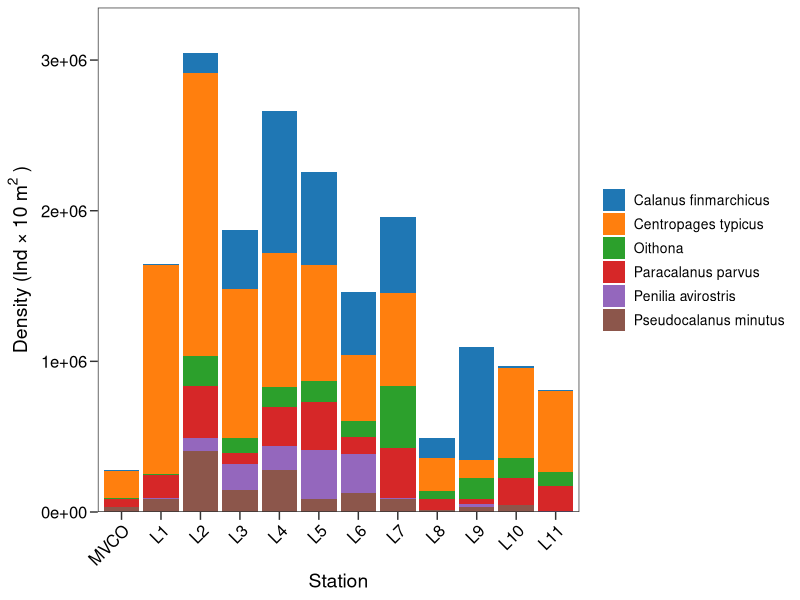
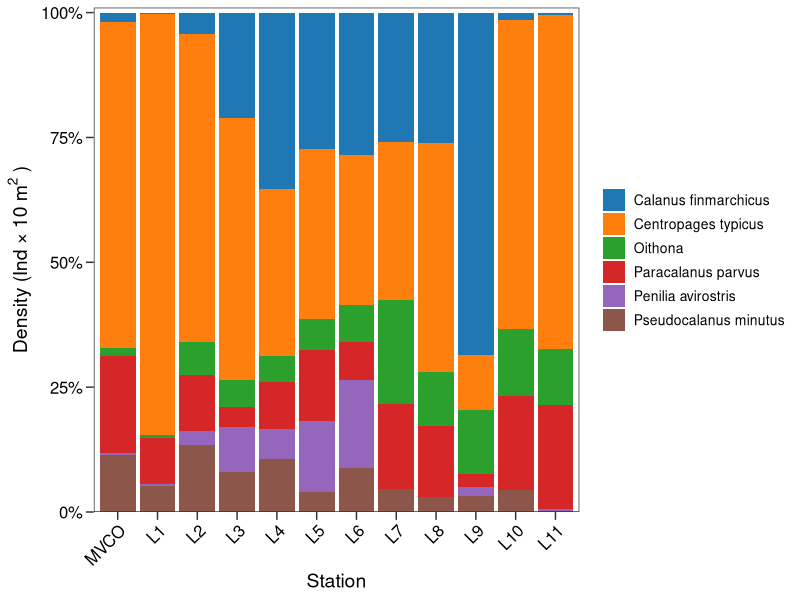
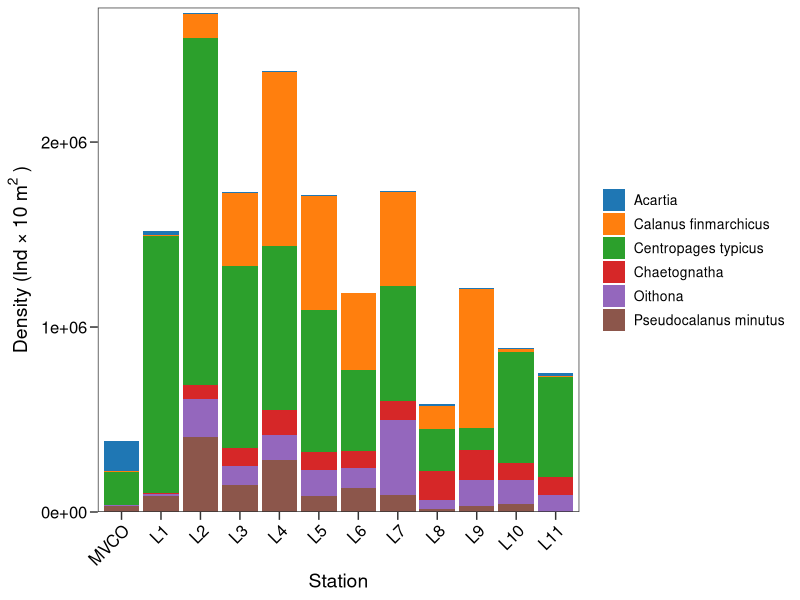
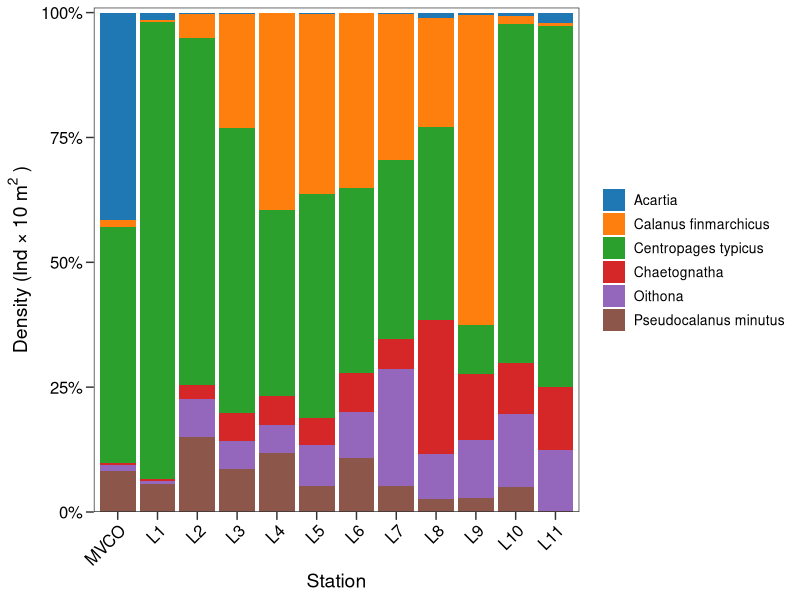
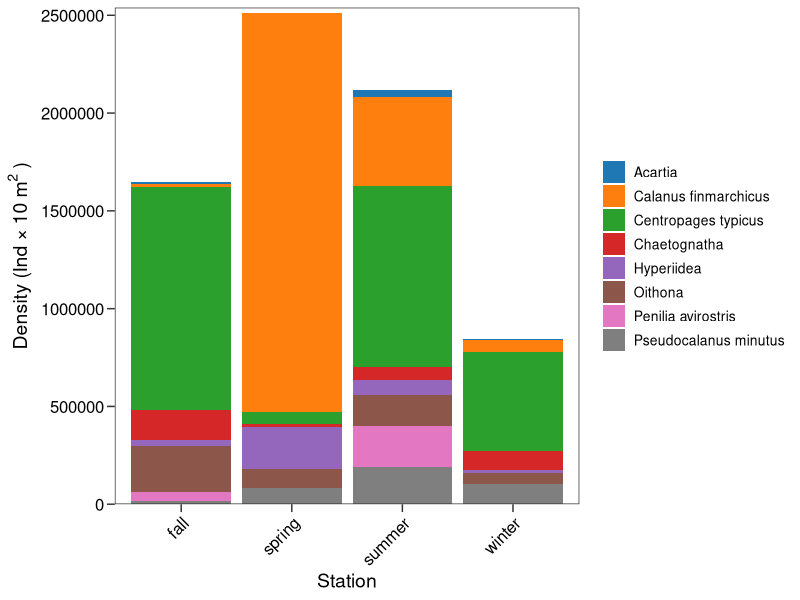
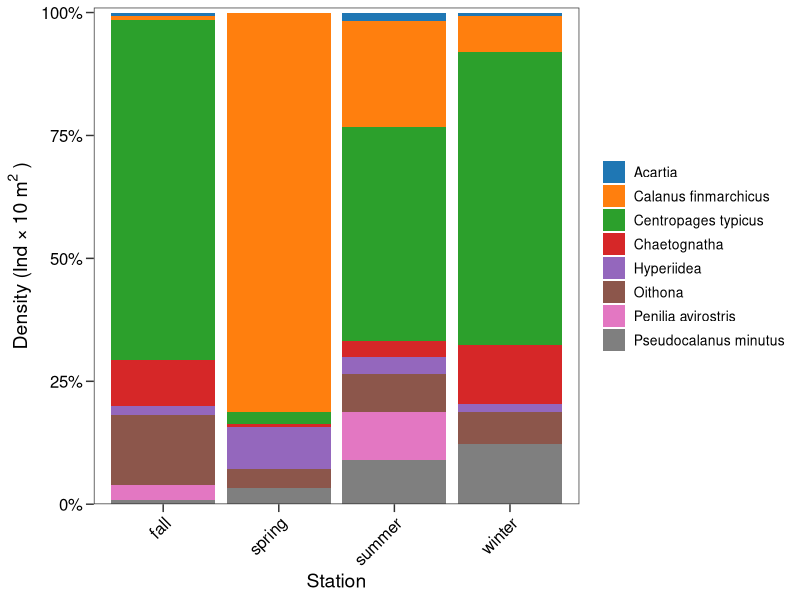

The R source for these figures, in order:
################################################################################
#############             Zooplankton Abundance                #################
#############                 NES-LTER  DATA JAM               #################
#############                     NOV-2024                     #################
## by: Alexandra Cabanelas 
################################################################################
# creating data for Data JAM
# zooplankton abundance by station 

## ------------------------------------------ ##
#            Packages -----
## ------------------------------------------ ##
library(tidyverse)

## ------------------------------------------ ##
#            Data -----
## ------------------------------------------ ##

zp <- read.csv(file.path("raw",
                         "nes-lter-zp-abundance-335um-unstaged10m2.csv"), 
               header = T) #created in \NES-LTER\Cruise Data\EDI zooplankton abundance update v2\zoop_abundance_update_EDI_v2

station_info <- read.csv(file.path("raw",
                                   "nes-lter-station-coordinates.csv"), 
                         header = T) #from the abundance package folder

## ------------------------------------------ ##
#            Tidy -----
## ------------------------------------------ ##
zp <- zp %>%
  filter(station != "u11c")

zp$station <- factor(zp$station, level = c('MVCO', 'L1', 'L2',
                                           'L3', 'L4', 'L5',
                                           'L6', 'L7', 'L8',
                                           'L9', 'L10', 'L11'))

station_info$station <- factor(station_info$station, level = c('MVCO', 'L1', 'L2',
                                           'L3', 'L4', 'L5',
                                           'L6', 'L7', 'L8',
                                           'L9', 'L10', 'L11'))

# create month column 
# convert event_date to posixct format
zp$datetime_utc <- as.POSIXct(zp$datetime_utc, 
                              format = "%Y-%m-%d %H:%M:%S", 
                              tz = "UTC")

# Extract month and year from datetime_utc
zp$month <- as.numeric(format(zp$datetime_utc, "%m"))
zp$year <- as.numeric(format(zp$datetime_utc, "%Y"))

zp <- zp %>%
  mutate(season = case_when(
    month %in% c(12, 1, 2) ~ "winter",
    month %in% c(3, 4, 5) ~ "spring",
    month %in% c(6, 7, 8) ~ "summer",
    month %in% c(9, 10, 11) ~ "fall"))


## ------------------------------------------ ##
#            Summary -----
## ------------------------------------------ ##

# top 6 taxa overall 
top_taxa <- zp %>%
  group_by(taxa_name) %>%
  summarise(total_conc_10m2 = sum(conc_10m2, na.rm = TRUE)) %>%
  arrange(desc(total_conc_10m2)) %>%
  slice_head(n = 6) # Select top 6 taxa

zp_top_taxa <- zp %>%
  filter(taxa_name %in% top_taxa$taxa_name)

# group taxa by station
zp1_top_taxa <- zp_top_taxa %>%
  group_by(station, taxa_name) %>%
  summarise(mean_conc_10m2 = mean(conc_10m2, na.rm = TRUE)) %>%
  ungroup()


#top taxa by station
aggregated_data <- zp %>%
  group_by(station, taxa_name) %>%
  summarise(total_conc_10m2 = sum(conc_10m2, na.rm = TRUE), .groups = "drop") # Sum across years

top_taxa_per_station <- aggregated_data %>%
  group_by(station) %>%
  arrange(desc(total_conc_10m2), .by_group = TRUE) %>% 
  slice_head(n = 3) %>% # Select top 3 taxa per station
  ungroup()

top_taxa_per_station %>%
  select(station, taxa_name) %>% print(n = 39)

top_taxa_per_station %>%
  count(taxa_name, sort = TRUE)

## ------------------------------------------ ##
#            PLOT -----
## ------------------------------------------ ##

tableau_colors <- c("#1f77b4", "#ff7f0e", "#2ca02c", "#d62728", "#9467bd", 
                    "#8c564b", "#e377c2", "#7f7f7f", "#bcbd22", "#17becf", 
                    "#f9a8d4", "#56a5d1", "#f5c07f", "#88e2a8", "#d89f91", 
                    "#c9c9c9", "#c2b9f7", "#f8c2c1", "#ffda77", "#fd8752")

# total abundance 
ggplot(zp1_top_taxa, aes(station, mean_conc_10m2, 
                         group = taxa_name, fill = taxa_name)) +
  geom_bar(stat = "identity") +
  labs(x="Station") +
  ylab(expression("Density (Ind \u00D7 10" ~ m^{2} ~ ")")) +
  theme_bw() +
  scale_fill_manual(values = tableau_colors) +
  theme(legend.position = "right",
        plot.title = element_text(hjust=0.5, face = "bold", 
                                  size = 15),
        legend.title = element_blank(),
        legend.text = element_text(size = 10),
        panel.grid.major = element_blank(),
        panel.grid.minor = element_blank(),
        axis.title.x = element_text(size = 14,
                                    color = "black"),
        axis.title.y = element_text(size = 14,
                                    color = "black"),
        axis.text.x = element_text(color = "black", 
                                   size = 12, angle = 45, hjust = 1),
        axis.text.y = element_text(color = "black", 
                                   size = 12),
        axis.ticks.length = unit(0.2,"cm"),
        plot.caption.position =  "plot",
        plot.caption = element_text(size = 12)) +
  scale_y_continuous(expand = expansion(mult = c(0,0.1)))

# relative abundance
ggplot(zp1_top_taxa, aes(station, mean_conc_10m2, 
                         group = taxa_name, fill = taxa_name)) +
  geom_col(position = "fill") +
  labs(x="Station") +
  ylab(expression("Density (Ind \u00D7 10" ~ m^{2} ~ ")")) +
  theme_bw() +
  scale_fill_manual(values = tableau_colors) +
  theme(legend.position = "right",
        plot.title = element_text(hjust=0.5, face = "bold", 
                                  size = 15),
        legend.title = element_blank(),
        legend.text = element_text(size = 10),
        panel.grid.major = element_blank(),
        panel.grid.minor = element_blank(),
        axis.title.x = element_text(size = 14,
                                    color = "black"),
        axis.title.y = element_text(size = 14,
                                    color = "black"),
        axis.text.x = element_text(color = "black", 
                                   size = 12, angle = 45, hjust = 1),
        axis.text.y = element_text(color = "black", 
                                   size = 12),
        axis.ticks.length = unit(0.2,"cm"),
        plot.caption.position =  "plot",
        plot.caption = element_text(size = 12)) +
  scale_y_continuous(labels = scales::percent, 
                     expand = expansion(mult = c(0,0.01)))

## ------------------------------------------ ##
#            Freq Occurrence -----
## ------------------------------------------ ##

# Step 1: Count the total number of unique sampling events
total_samples <- zp %>%
  distinct(cruise, station, cast) %>% # Unique combination of cruise, station, and cast (one sample)
  count()

# Step 2: Count how many times each species appears in unique sampling events
species_occurrences <- zp %>%
  filter(conc_10m2 > 0) %>%  # Filter only records where concentration is greater than zero
  distinct(cruise, station, cast, taxa_name) %>% # Unique combination of species in a sample
  count(taxa_name)

# Step 3: Calculate the frequency of occurrence (number of occurrences / total samples)
frequency_of_occurrence <- species_occurrences %>%
  mutate(frequency = n / total_samples$n) %>%
  arrange(desc(frequency))

# View the results
frequency_of_occurrence


## ------------------------------------------ ##
#            Final Data -----
## ------------------------------------------ ##

taxa_of_interest <- c("Calanus finmarchicus", 
                      "Centropages typicus", 
                      "Chaetognatha", 
                      "Oithona", 
                      "Pseudocalanus minutus", 
                      "Acartia")
#Paracalanus parvus; thaliacea

filtered_zp <- zp %>%
  filter(taxa_name %in% taxa_of_interest)

filtered_zp1 <- filtered_zp %>%
  group_by(station, taxa_name) %>%
  summarise(mean_conc_10m2 = mean(conc_10m2, na.rm = TRUE)) %>%
  ungroup()

ggplot(filtered_zp1, aes(station, mean_conc_10m2, 
                         group = taxa_name, fill = taxa_name)) +
  geom_bar(stat = "identity") +
  labs(x="Station") +
  #facet_wrap(~season) +
  ylab(expression("Density (Ind \u00D7 10" ~ m^{2} ~ ")")) +
  theme_bw() +
  scale_fill_manual(values = tableau_colors) +
  theme(legend.position = "right",
        plot.title = element_text(hjust=0.5, face = "bold", 
                                  size = 15),
        legend.title = element_blank(),
        legend.text = element_text(size = 10),
        panel.grid.major = element_blank(),
        panel.grid.minor = element_blank(),
        axis.title.x = element_text(size = 14,
                                    color = "black"),
        axis.title.y = element_text(size = 14,
                                    color = "black"),
        axis.text.x = element_text(color = "black", 
                                   size = 12, angle = 45, hjust = 1),
        axis.text.y = element_text(color = "black", 
                                   size = 12),
        axis.ticks.length = unit(0.2,"cm"),
        plot.caption.position =  "plot",
        plot.caption = element_text(size = 12)) +
  scale_y_continuous(expand = expansion(mult = c(0,0.01)))



ggplot(filtered_zp1, aes(station, mean_conc_10m2, 
                         group = taxa_name, fill = taxa_name)) +
  geom_col(position = "fill") +
  labs(x="Station") +
  #facet_wrap(~season) +
  ylab(expression("Density (Ind \u00D7 10" ~ m^{2} ~ ")")) +
  theme_bw() +
  scale_fill_manual(values = tableau_colors) +
  theme(legend.position = "right",
        plot.title = element_text(hjust=0.5, face = "bold", 
                                  size = 15),
        legend.title = element_blank(),
        legend.text = element_text(size = 10),
        panel.grid.major = element_blank(),
        panel.grid.minor = element_blank(),
        axis.title.x = element_text(size = 14,
                                    color = "black"),
        axis.title.y = element_text(size = 14,
                                    color = "black"),
        axis.text.x = element_text(color = "black", 
                                   size = 12, angle = 45, hjust = 1),
        axis.text.y = element_text(color = "black", 
                                   size = 12),
        axis.ticks.length = unit(0.2,"cm"),
        plot.caption.position =  "plot",
        plot.caption = element_text(size = 12)) +
  scale_y_continuous(labels = scales::percent,
                     expand = expansion(mult = c(0,0.01)))

filtered_zp1 <- merge(filtered_zp1, station_info, 
                      by = "station", 
                      all.x = TRUE)

filtered_zp2 <- filtered_zp1 %>%
  rename(Station = station, 
         Latitude = lat,
         Longitude = lon,
         "Station Depth (m)" = depth_m,
         Zooplankton = taxa_name,
         Abundance = mean_conc_10m2)

filtered_zp2 <- filtered_zp2 %>%
  arrange(Station)

#writecsv
#write.csv(filtered_zp2, "zooplankton_dataJam.csv")


################################################################
################################################################
################################################################
## 
################################################################
################################################################
################################################################
##  EXTRA
################################################################
################################################################
################################################################
## seasonality

taxa_of_interest_season <- c("Calanus finmarchicus", 
                      "Centropages typicus", 
                      "Chaetognatha", 
                      "Oithona", 
                      "Pseudocalanus minutus", 
                      "Acartia",
                      "Penilia avirostris",
                      "Hyperiidea")
#Paracalanus parvus; thaliacea

filtered_zp_season <- zp %>%
  filter(taxa_name %in% taxa_of_interest_season)

filtered_zp_season1 <- filtered_zp_season %>%
  group_by(season, taxa_name) %>%
  summarise(mean_conc_10m2 = mean(conc_10m2, na.rm = TRUE)) %>%
  ungroup()

ggplot(filtered_zp_season1, aes(season, mean_conc_10m2, 
                         group = taxa_name, fill = taxa_name)) +
  geom_bar(stat = "identity") +
  labs(x="Station") +
  #facet_wrap(~season) +
  ylab(expression("Density (Ind \u00D7 10" ~ m^{2} ~ ")")) +
  theme_bw() +
  scale_fill_manual(values = tableau_colors) +
  theme(legend.position = "right",
        plot.title = element_text(hjust=0.5, face = "bold", 
                                  size = 15),
        legend.title = element_blank(),
        legend.text = element_text(size = 10),
        panel.grid.major = element_blank(),
        panel.grid.minor = element_blank(),
        axis.title.x = element_text(size = 14,
                                    color = "black"),
        axis.title.y = element_text(size = 14,
                                    color = "black"),
        axis.text.x = element_text(color = "black", 
                                   size = 12, angle = 45, hjust = 1),
        axis.text.y = element_text(color = "black", 
                                   size = 12),
        axis.ticks.length = unit(0.2,"cm"),
        plot.caption.position =  "plot",
        plot.caption = element_text(size = 12)) +
  scale_y_continuous(expand = expansion(mult = c(0,0.01)))



ggplot(filtered_zp_season1, aes(season, mean_conc_10m2, 
                         group = taxa_name, fill = taxa_name)) +
  geom_col(position = "fill") +
  labs(x="Station") +
  #facet_wrap(~season) +
  ylab(expression("Density (Ind \u00D7 10" ~ m^{2} ~ ")")) +
  theme_bw() +
  scale_fill_manual(values = tableau_colors) +
  theme(legend.position = "right",
        plot.title = element_text(hjust=0.5, face = "bold", 
                                  size = 15),
        legend.title = element_blank(),
        legend.text = element_text(size = 10),
        panel.grid.major = element_blank(),
        panel.grid.minor = element_blank(),
        axis.title.x = element_text(size = 14,
                                    color = "black"),
        axis.title.y = element_text(size = 14,
                                    color = "black"),
        axis.text.x = element_text(color = "black", 
                                   size = 12, angle = 45, hjust = 1),
        axis.text.y = element_text(color = "black", 
                                   size = 12),
        axis.ticks.length = unit(0.2,"cm"),
        plot.caption.position =  "plot",
        plot.caption = element_text(size = 12)) +
  scale_y_continuous(labels = scales::percent,
                     expand = expansion(mult = c(0,0.01)))




##FREQ OCC
zp %>%
  group_by(station) %>%
  summarise(unique_cruises = n_distinct(cruise),  # Count unique cruises per station
            .groups = "drop")

taxa_occurrence <- zp %>%
  group_by(station, taxa_name) %>%
  # Count the number of samples where abundance > 0 for each taxa
  summarise(count = sum(conc_10m2 > 0, na.rm = TRUE), 
            total_samples = n(), # Total samples collected at each station for each taxa
            .groups = "drop") %>%
  mutate(taxa_percent = (count / total_samples) * 100) 




filtered_zp2 <- filtered_zp1 %>%
  rename(Station = station, 
         Zooplankton = taxa_name,
         Abundance = mean_conc_10m2) %>%
  left_join(taxa_occurrence %>%
              select(station, taxa_name, taxa_percent), 
            by = c("Station" = "station", "Zooplankton" = "taxa_name"))



